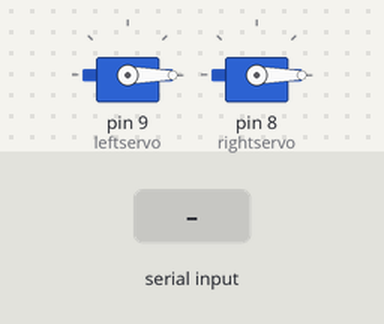
Bench run of a sketch on a simulated Arduino Mega 2560, built with avr-gcc and run on an emulated ATmega2560. On the bench: 2 × servo. The inputs (shaded band) are chosen by the test bench. What the sketch prints to the serial monitor is not drawn.

Above: at 1.2 s.
1.3 s: "1\n" received over Serial
At 2.2 s:
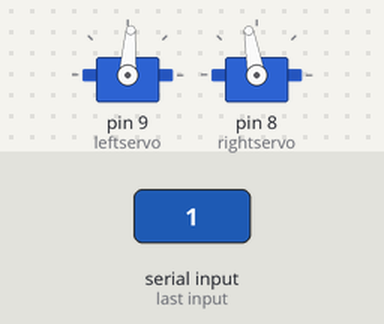
2.8 s: "0\n" received over Serial
At 3.4 s:
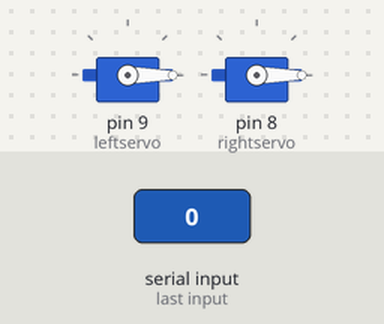
4.3 s: "2\n" received over Serial
At 5.7 s:
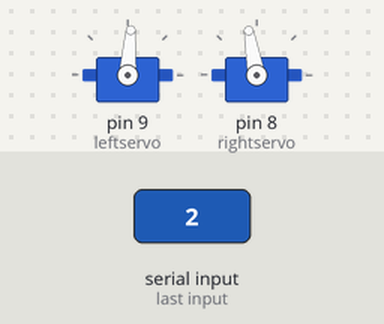
Timing chart, 0 to 7.3 s (numbered marks = the images above; inputs shaded):
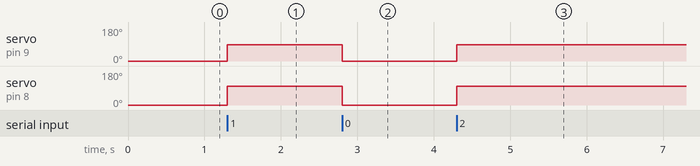

The sketch:

breakmodeteensy.ino
```cpp
#include <Servo.h>

Servo leftservo;
Servo rightservo;

int leftbreakpos = 0;
int leftopenpos = 86;

int rightbreakpos = 0;
int rightopenpos = 100;

String cmd = "0";

void setup()
{
  Serial.begin(115200);
  Serial1.begin(115200);
  leftservo.attach(9);  // attaches the servo on pin 9 to the servo object
  rightservo.attach(8);
}

void loop()
{
  while (Serial1.available() > 0) {
    cmd = Serial1.readStringUntil('\n');
    Serial.print(cmd);
  }
  while (Serial.available() > 0) {
    cmd = Serial.readStringUntil('\n');
    Serial.print(cmd);
  }
  if (cmd == "0") {
    leftservo.write(leftbreakpos);  // attaches the servo on pin 9 to the servo object
    rightservo.write(rightbreakpos);
  } else {
    leftservo.write(leftopenpos);  // attaches the servo on pin 9 to the servo object
    rightservo.write(rightopenpos);
  }

}
```

Measured:
- after the input at 1.3 s, servo on pin 9 (leftservo): 0° → 86° at once; servo on pin 8 (rightservo): 0° → 100° at once
- after the input at 2.8 s, servo on pin 9 (leftservo): 86° → 0° at once; servo on pin 8 (rightservo): 100° → 0° at once
- after the input at 4.3 s, servo on pin 9 (leftservo): 0° → 86° at once; servo on pin 8 (rightservo): 0° → 100° at once
